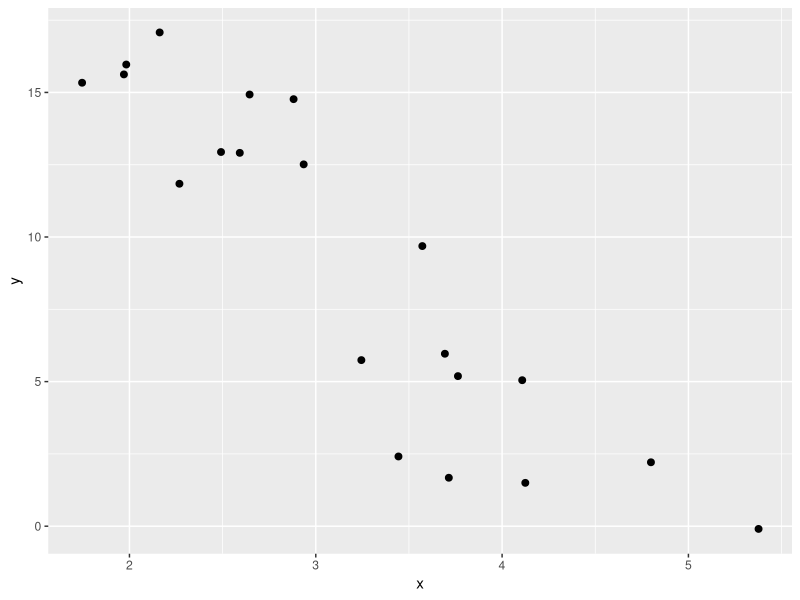
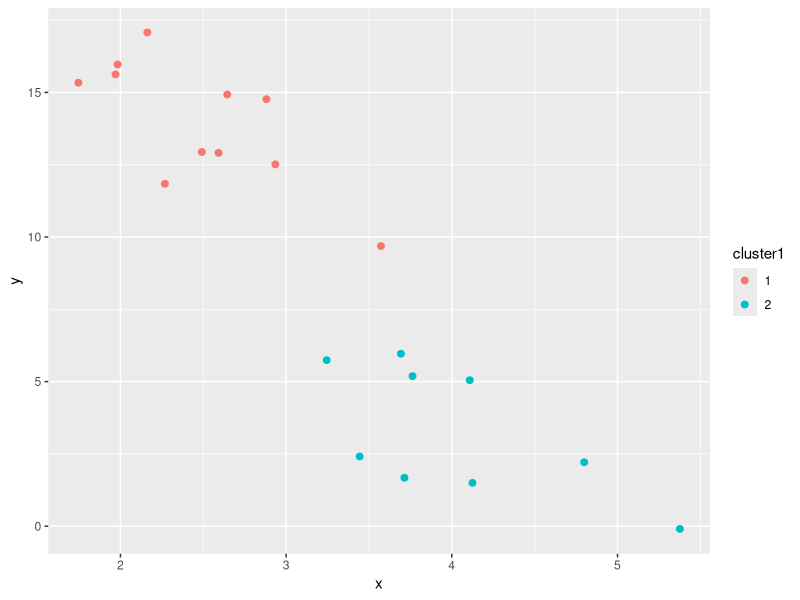
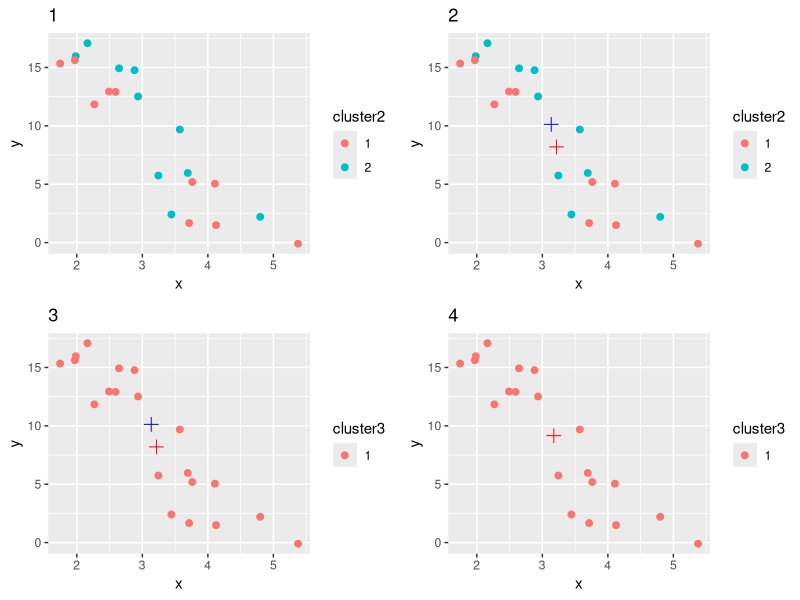

The R source for these figures, in order:
# K-means clustering 
# @author: Bangda Sun
# @date: 05/18/2017

# K-means clustering algorithm is a special case of EM algorithm, 
# which is one of algorithms to estimate the parameter of mixture model,
# also can be viewed as a special kind of clustering

### Algorithm ###
# 1. Initialize the assignment of every point
# 2. while (prev_cluster != curr_cluster):
#       calculate the center of each cluster
#       calculate the distance of every point to all centers
#       assign the point to the nearest center

# Data
x = rnorm(20, mean = 3, sd = 1)
y = rnorm(20, mean = 4, sd = 2)
y[x < 3] = y[x < 3] + 10
df = data.frame(x = x, y = y)

library(ggplot2)
ggplot(df) + geom_point(mapping = aes(x = x, y = y), size = 2)

### Build-in function
km = kmeans(df, centers = 2, nstart = 10)
km

df$cluster1 = factor(km$cluster)
ggplot(df) + geom_point(mapping = aes(x = x, y = y, colour = cluster1), size = 2)

### Step by Step
dist = function (x, y) {
  d = sqrt((x[1] - x[2])^2 + (y[1] - y[2])^2)
  return(d)
}

# Initialization
df$cluster2 = factor(sample(c(1,2), nrow(df), replace = TRUE))
p1 = ggplot(df) + 
  geom_point(mapping = aes(x = x, y = y, colour = cluster2), size = 2) + 
  labs(title = "1")

# Calculate center and distance
center1_1 = c(mean(df$x[df$cluster2 == 1]), mean(df$y[df$cluster2 == 1]))
center2_1 = c(mean(df$x[df$cluster2 == 2]), mean(df$y[df$cluster2 == 2]))
p2 = ggplot() + 
  geom_point(data = df, mapping = aes(x = x, y = y, colour = cluster2), size = 2) + 
  labs(title = 2) +
  geom_point(mapping = aes(x = center1_1[1], y = center1_1[2]), shape = 3, size = 3, color = "red") +
  geom_point(mapping = aes(x = center2_1[1], y = center2_1[2]), shape = 3, size = 3, color = "blue")

dist1 = apply(df[, c("x", "y")], MARGIN = 1, dist, center1_1)
dist2 = apply(df[, c("x", "y")], MARGIN = 1, dist, center2_1)
df$cluster3 = factor(ifelse(dist1 < dist2, 1, 2))

p3 = ggplot() + 
  geom_point(data = df, mapping = aes(x = x, y = y, colour = cluster3), size = 2) +
  labs(title = 3) +
  geom_point(mapping = aes(x = center1_1[1], y = center1_1[2]), shape = 3, size = 3, color = "red") +
  geom_point(mapping = aes(x = center2_1[1], y = center2_1[2]), shape = 3, size = 3, color = "blue")

center1_2 = c(mean(df$x[df$cluster3 == 1]), mean(df$y[df$cluster3 == 1]))
center2_2 = c(mean(df$x[df$cluster3 == 2]), mean(df$y[df$cluster3 == 2]))

p4 = ggplot() + 
  geom_point(data = df, mapping = aes(x = x, y = y, colour = cluster3), size = 2) + 
  labs(title = 4) +
  geom_point(mapping = aes(x = center1_2[1], y = center1_2[2]), shape = 3, size = 3, color = "red") +
  geom_point(mapping = aes(x = center2_2[1], y = center2_2[2]), shape = 3, size = 3, color = "blue")

library(grid)
library(gridExtra)
grid.arrange(p1, p2, p3, p4, ncol = 2)
